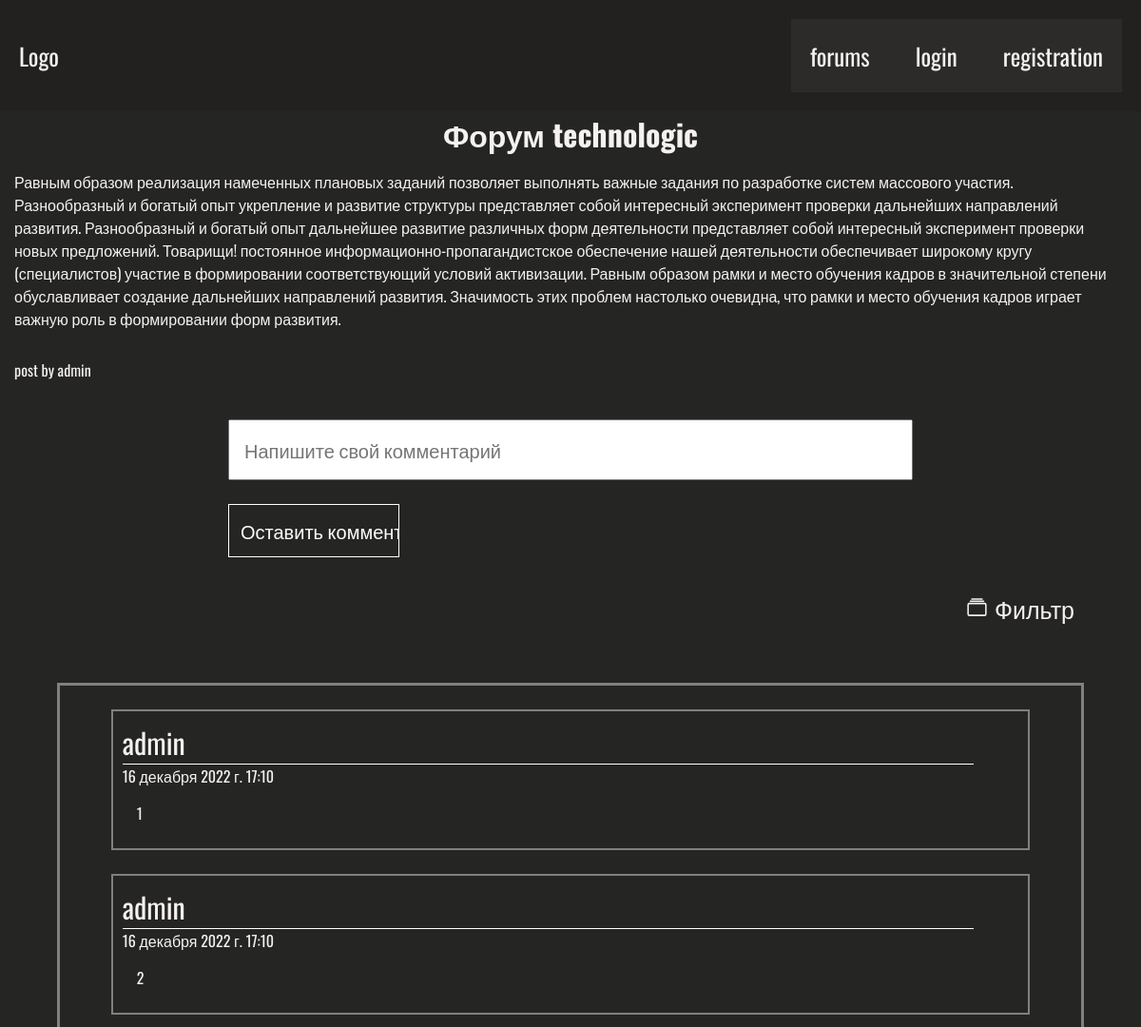
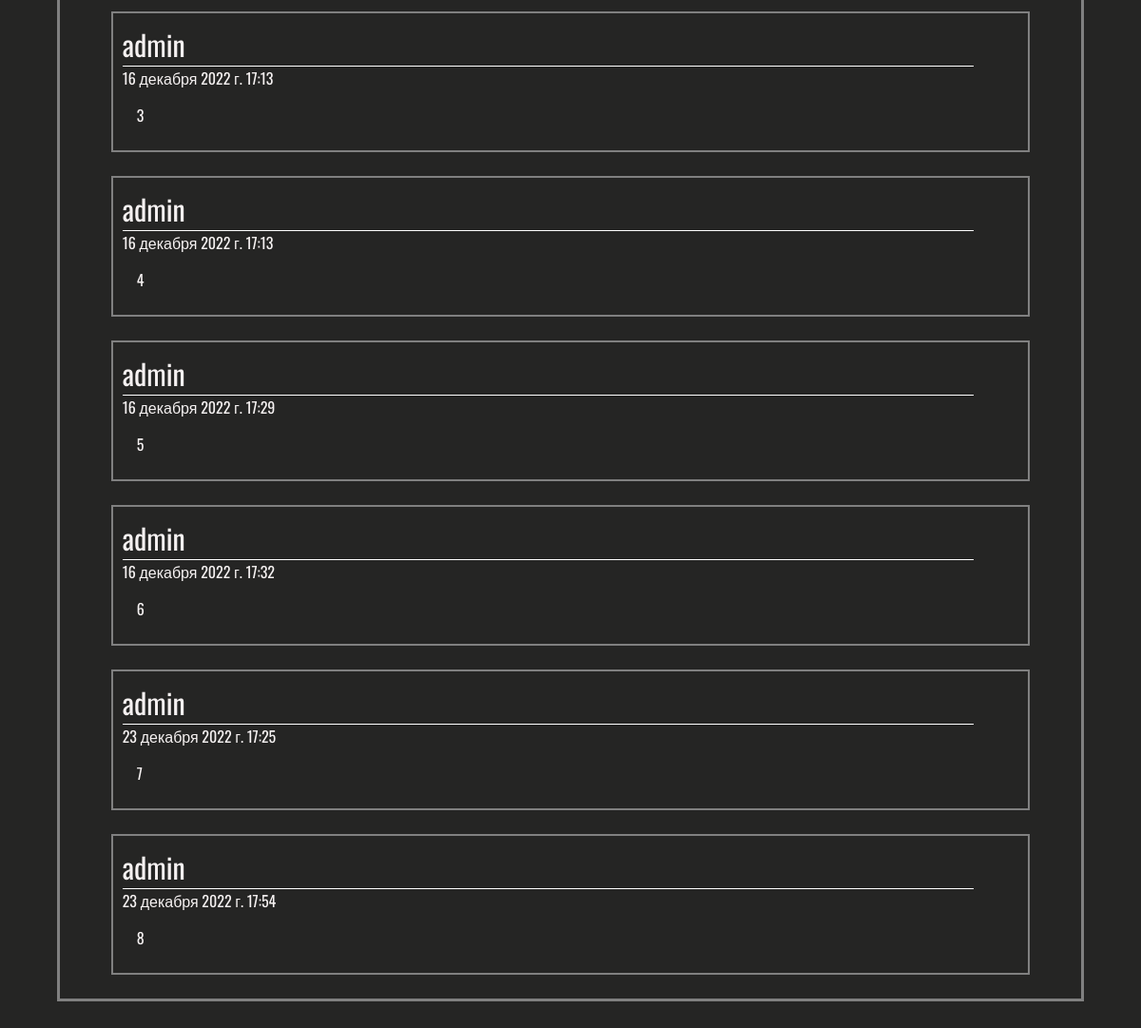
/forum-detail/1/, run on the app's committed database (2 pictures, top to bottom).
### forum/models.py (models this page shows, shortened)
class Forum(models.Model):
    name = models.CharField(max_length=100)
    body = models.TextField(null=True)
    author = models.ForeignKey(User, on_delete=models.CASCADE)
    like = models.IntegerField(default = 0)
    dislike = models.IntegerField(default = 0)

class Comment(models.Model):
    body = models.CharField(max_length=2000)
    author = models.ForeignKey(User, on_delete=models.CASCADE)
    forum = models.ForeignKey(Forum, on_delete=models.CASCADE)
    published = models.DateTimeField(auto_now_add=True) # нужно сделать миграцию, поле со временем ещё не добавлено в БД

### forum/views.py (the view)
# urls.py: path("forum-detail/<int:forum_id>/",forum_detail_view,name="forum"),
def forum_detail_view(request, forum_id):
    if request.method=='POST':
        comment = request.POST.get('comment')
        Comment.objects.create(author=request.user, body = comment, forum = Forum.objects.get(id=forum_id))
        return HttpResponseRedirect(reverse('forum', args=(forum_id,)))
    filter = request.GET.get('filter')
    context = {
        "forum": Forum.objects.get(id=forum_id)
    }
    if filter == 'timefromold':
        context["sorted_comments"] = Forum.objects.get(id=forum_id).comment_set.order_by('published')
    elif filter == 'timefromnew':
        context["sorted_comments"] = Forum.objects.get(id=forum_id).comment_set.order_by('-published')
    else:
        context["sorted_comments"] = Forum.objects.get(id=forum_id).comment_set.order_by('published')
    return render(request,"forum/forum_detail.html", context)

### forum/templates/forum/forum_detail.html (shortened to what this page needs)
{%extends 'base.html'%}
{% block body%}
    <h1>Форум {{ forum.name }}</h1>
    <p class="forum-detail-body">{{ forum.body }}</p>
    <p class="forum-detail-body">post by {{ forum.author.username }}</p>
    <form class="form-detail-comment" method="post">
        <input name="comment" class="form-detail-input" type="text" placeholder="Напишите свой комментарий">
        <input  class="form-detail-btn" type="submit" value="Оставить комментарий">
    </form>
    <div class="sorts">
        <div class="filter-block">
            <ion-icon name="albums-outline"></ion-icon>
            <span onclick="showFilter()">Фильтр</span>
        </div>
    </div>
    <div class="comments">
        {% for comment in sorted_comments%}
            <div class="comment">
                <div class="comment-header">
                    <p class="comment-author">{{comment.author.username}}</p>
                </div>
                <p>{{comment.published}}</p>
                <div class="comment-body">
                    <p class="comment-body-text">
                        {{comment.body}}
                    </p>
                </div>
            </div>
        {% endfor %}
    </div>
{%endblock%}

### forum/templates/base.html (shortened to what this page needs)
{%load static%}
<!DOCTYPE html>
<html lang="en">
<head>
    <link rel="stylesheet" href="{% static 'css/home.css'%}">
</head>
<body>
    <div class="header">
        <div class="header-logo">
            <a class="header-logo-text" href="{%url 'home'%}">Logo</a>
        </div>
        <div class="header-menu">
            <a class="header-menu-item" href="{%url 'forums'%}">forums</a>
            {% if user.is_authenticated %}
                <p class="header-menu-item user">{{user.username}}</p>
                <a class="header-menu-item" href="{%url 'logout'%}">logout</a>
            {% else %}
                <a class="header-menu-item" href="{%url 'login'%}">login</a>
                <a class="header-menu-item" href="{%url 'reg'%}">registration</a>
            {% endif %}
        </div>
    </div>
    {% block body%}
    {%endblock%}
</body>
</html>

### forum/static/css/home.css (style rules this page uses)
* { padding: 0; margin: 0; box-sizing: border-box; font-family: 'Oswald', sans-serif; color: rgb(245, 241, 241); text-decoration: none; }
:root { --main-color:rgb(37, 37, 36); --second-color:rgb(34, 33, 32); }
body { background-color: var(--main-color); }
.header { background-color: var(--second-color); display: flex; justify-content: space-between; padding: 20px; font-size: 25px; }
.header-menu { width: 30%; display: flex; justify-content: space-between; background-color: rgb(44, 43, 42); padding: 20px; }
.header-logo { display: flex; justify-content: space-between; align-items: center; }
.header-logo-text,.header-menu-item { text-decoration: none; color: rgb(245, 241, 241); }
h1 { text-align: center; }
.comments { width: 90%; margin:50px auto; border: 3px solid grey; }
.comment { width:90%; margin:25px auto; border: 2px solid grey; padding:10px; }
.comment-header { display: flex; justify-content: space-between; align-items: center; }
.comment-author { font-size: 30px; width: 95%; border-bottom: 1px solid white; }
.comment-body { padding: 15px; }
.forum-detail-body { padding: 15px; }
.form-detail-comment { width: 60%; margin: 25px auto; display: flex; flex-direction: column; }
.form-detail-input { color: black; margin-bottom: 25px; padding: 15px; font-size: 20px; }
.form-detail-btn { padding: 12px; font-size: 20px; color:white; border: 1px solid white; outline: none; background-color: var(--main-color); width: 25%; transition: 0.5s; }
.sorts { padding: 10px; display: flex; width:90%; margin:0px auto; justify-content: end; align-items: center; font-size: 25px; }
.filter-block span { cursor: pointer; }

### data on the page
Forum: name "technologic", body "Равным образом реализация намеченных плановых заданий позволяет выполнять важные задания по разработке систем массового участия. Разнообразный и богатый опыт укрепление и развитие структуры представляет собой интересный эксперимент проверки дальнейших направлений развития. Разнообразный и богатый опыт дальнейшее развитие различных форм деятельности представляет собой интересный эксперимент проверки новых предложений. Товарищи! постоянное информационно-пропагандистское обеспечение нашей деятельности обеспечивает широкому кругу (специалистов) участие в формировании соответствующий условий активизации. Равным образом рамки и место обучения кадров в значительной степени обуславливает создание…", author.username "admin"
Comment: author.username "admin", published "16 декабря 2022 г. 17:10", body "1"
Comment: author.username "admin", published "16 декабря 2022 г. 17:10", body "2"
Comment: author.username "admin", published "16 декабря 2022 г. 17:13", body "3"
Comment: author.username "admin", published "16 декабря 2022 г. 17:13", body "4"
Comment: author.username "admin", published "16 декабря 2022 г. 17:29", body "5"
Comment: author.username "admin", published "16 декабря 2022 г. 17:32", body "6"
Comment: author.username "admin", published "23 декабря 2022 г. 17:25", body "7"
Comment: author.username "admin", published "23 декабря 2022 г. 17:54", body "8"
